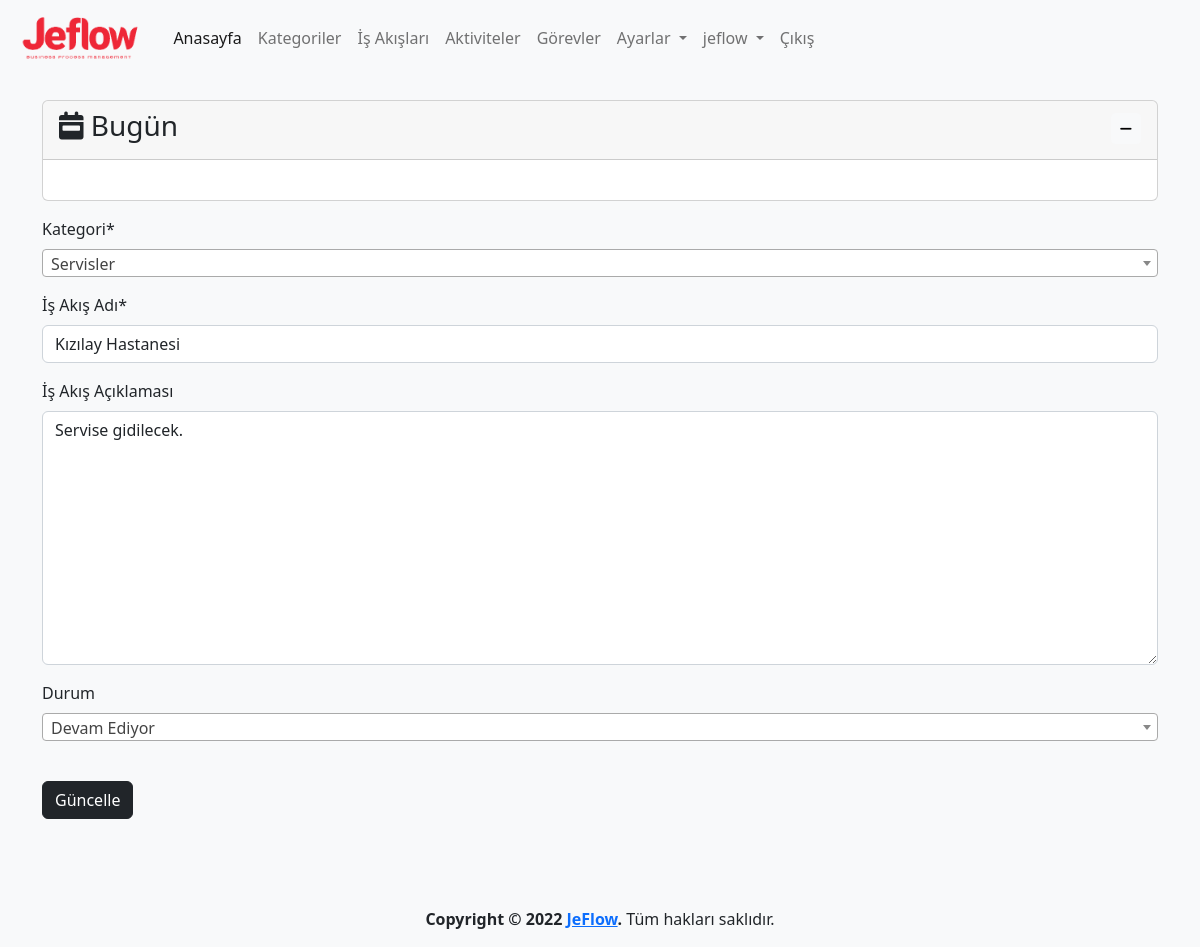
/process/1/update (signed in), run on an earlier commit of the app's database.
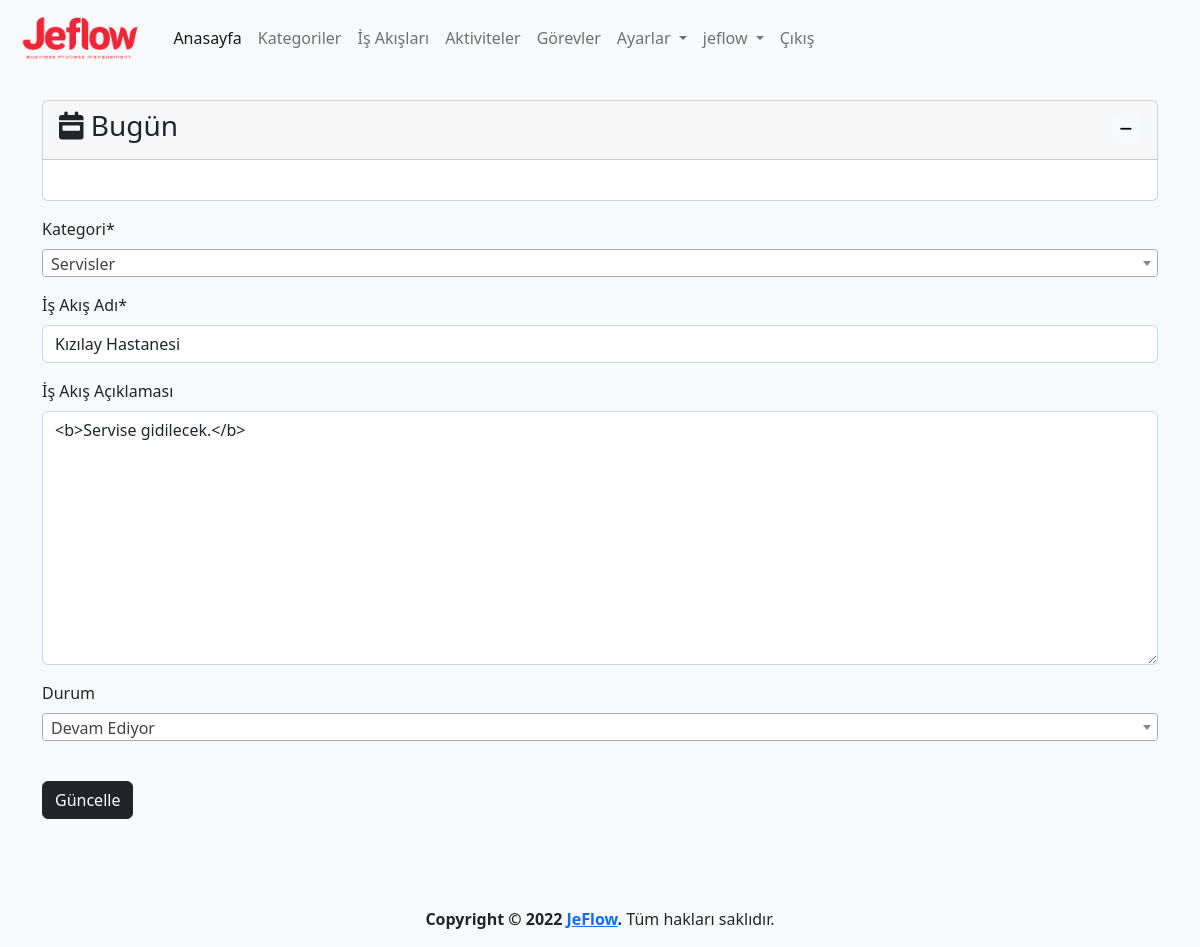
And on a later commit of the database.
### app/models.py (models this page shows, shortened)
class Process(models.Model):
    category=models.ForeignKey(Category,on_delete=models.CASCADE,verbose_name='Kategori')
    name=models.CharField(max_length=500,verbose_name='İş Akış Adı')
    description=models.TextField(verbose_name='İş Akış Açıklaması', blank=True, null=True)
    state=models.ForeignKey(State, on_delete=models.SET_NULL,verbose_name='Durum', blank=True, null=True)
    created_date=models.DateTimeField(auto_now_add=True, verbose_name='Oluşturulma Tarihi')
    user=models.ForeignKey(User,on_delete=models.CASCADE,verbose_name='Kullanıcı', blank=True, null=True)
    class Meta:
        verbose_name='İş Akışı'
        verbose_name_plural='İş Akışları'

### app/views.py (the view, shortened to what this page needs)
@login_required(login_url='/user/login/')
def process_update(request,process_id):
    process=get_object_or_404(Process,pk=process_id)
    process_form=ProcessForm(instance=process)
    context={
        'process_form':process_form,
        'process':process
    }
    return render(request,'app/process_update.html',context)

### app/forms.py
class ProcessForm(forms.ModelForm):
    class Meta:
        model=Process
        fields=('category','name','description','state')

### app/models.py (called while the page is built)
    def __str__(self):
        return self.name

    def __str__(self):
        return self.name # + ' - ' + self.created_date.strftime("%d.%m.%Y, %H:%M:%S")

### templates/app/process_update.html (shortened to what this page needs)
{% extends 'layout.html' %}
{% load humanize %}
{% block content %}
{% load crispy_forms_tags %}
<div class="row">
    <form action="{% url 'process_update' process.id %}" method="POST">
        {{process_form|crispy}}
        <button class="btn btn-dark my-4" type="submit">Güncelle</button>
    </form>
</div>
{% endblock %}

What changed in the data, as far as the page shows it:
changed Process: description "Servise gidilecek." → "<b>Servise gidilecek.</b>"
